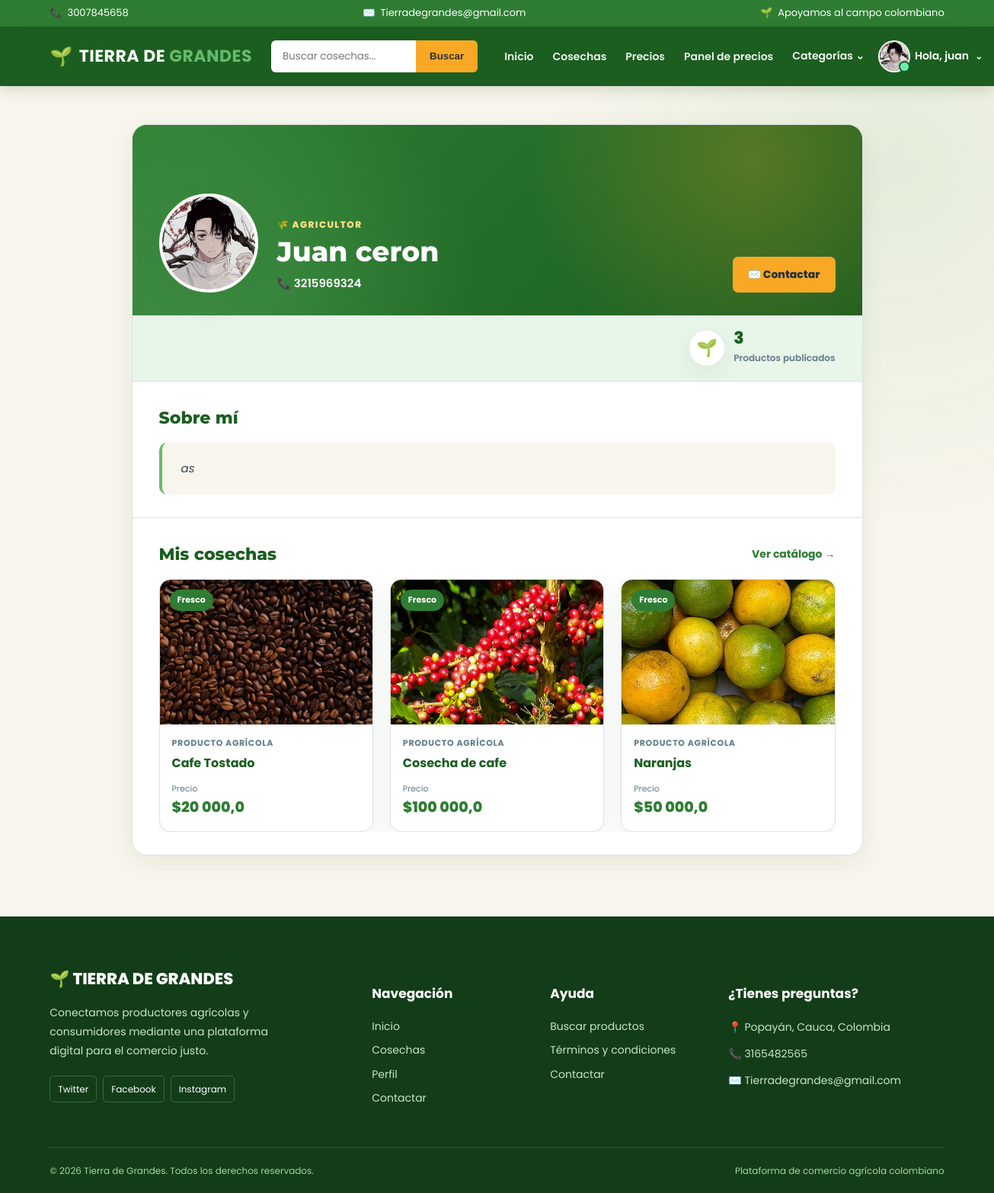
/perfil/ (signed in), run on an earlier commit of the app's database.
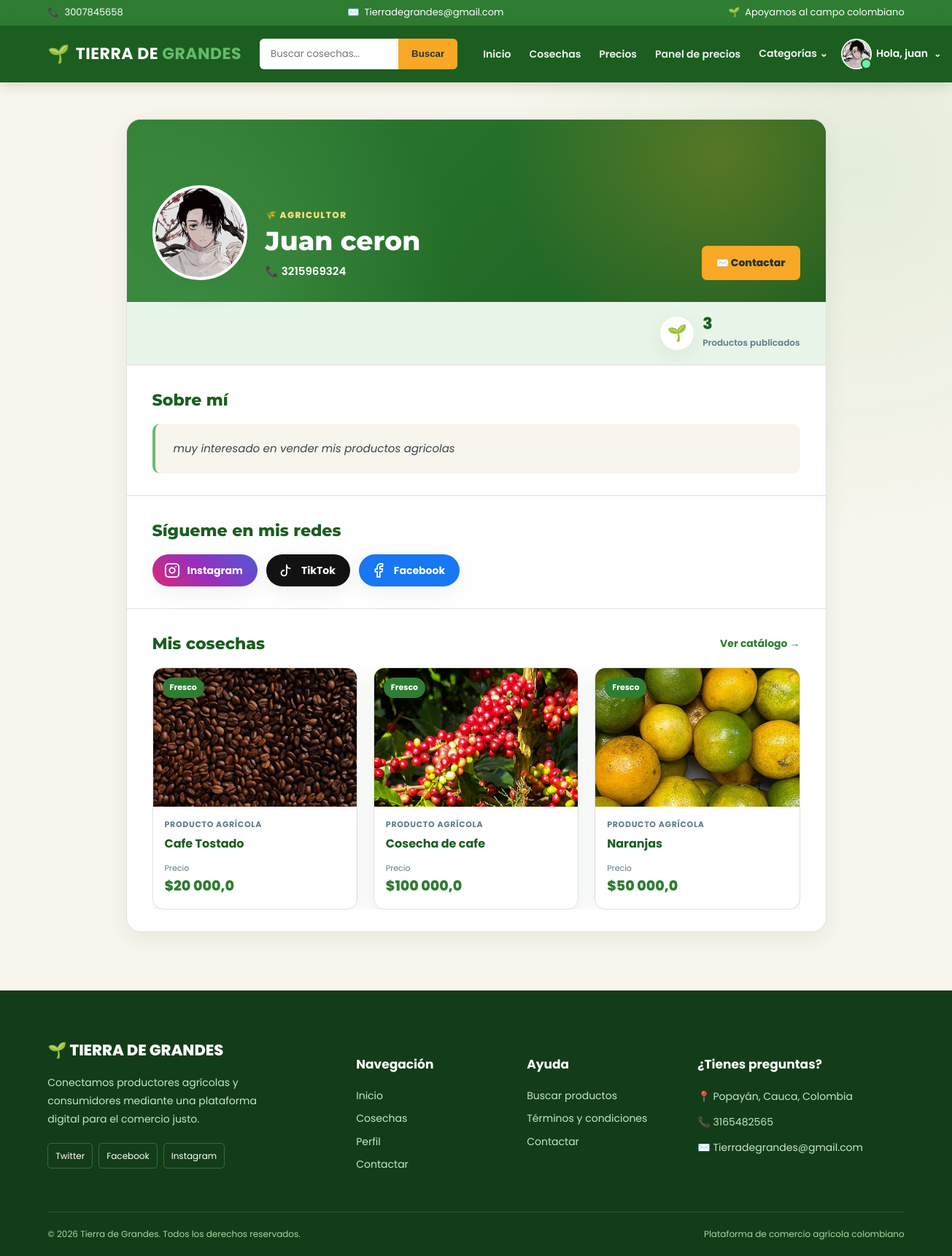
And on a later commit of the database.
### cuentas/models.py (models this page shows, shortened)
class Cuentas (AbstractBaseUser):
    nombres = models.CharField(max_length=50)
    apellidos = models.CharField(max_length=50)
    nombreusuario = models.CharField(max_length=50, unique=True)
    email = models.CharField(max_length=100, unique=True)
    numero_telefono = models.CharField(max_length=50)
    date_joined = models.DateTimeField(auto_now_add=True)
    last_login = models.DateTimeField(auto_now_add=True)
    is_admin = models.BooleanField(default=False)
    is_staff = models.BooleanField(default=False)
    is_active = models.BooleanField(default=False)
    is_superadmin = models.BooleanField(default=False)
    USERNAME_FIELD = 'email'
    REQUIRED_FIELDS = ['nombreusuario', 'nombres', 'apellidos']
    objects = CuentaAdd()
    def full_nombre(self):
        return f'{self.nombres} {self.apellidos}'

class UserPerfil(models.Model):
    user = models.OneToOneField(Cuentas, on_delete=models.CASCADE)
    direccion_linea_1 = models.CharField(blank=True, max_length=100)
    direccion_linea_2 = models.CharField(blank=True, max_length=100)
    image_perfil = models.ImageField(upload_to='userperfil')
    ciudad = models.CharField(blank=True, max_length=20)
    departamento = models.CharField(blank=True, max_length=20)
    descripcion = models.TextField()
    instagram = models.URLField("Instagram", max_length=200, blank=True)
    tiktok = models.URLField("TikTok", max_length=200, blank=True)
    facebook = models.URLField("Facebook", max_length=200, blank=True)

### cuentas/views.py (the view)
# urls.py: path('perfil/', views.perfil, name='perfil'),
def perfil(request, nombreusuario=None):
    if nombreusuario:
        user = get_object_or_404(Cuentas, nombreusuario=nombreusuario)
    elif request.user.is_authenticated:
        user = request.user
    else:
        return redirect('login')
    product = user.product.all()
    return render(request, 'perfil/perfil.html', {'user': user, 'product': product})

### categorias/context_processors.py (called while the page is built)
def menu_links(request):
    links = Categoria.objects.all()
    return dict(links=links)

### categorias/models.py (called while the page is built)
    def get_url(self):
        return reverse('productos_categoria', args=[self.slug])

### productos/models.py (called while the page is built)
    def get_url(self):
        return reverse('detalleproducto', args=[self.categoria.slug, self.slug])

### tiera_de_grandes/templates/perfil/perfil.html (shortened to what the changed rows need)
{% extends 'productos.html' %}
{% load static %}
{% block extra_css %}
    {{ block.super }}
    <link rel="stylesheet" href="{% static 'css/perfil.css' %}">
{% endblock extra_css %}
{% block content %}
<main class="profile-page">
    <div class="container">
        <article class="profile-card">
            <header class="profile-cover">
                <div class="profile-head">
                    <div class="profile-avatar-box">
                        {% if user.userperfil.image_perfil %}
                            <a href="{{ user.userperfil.image_perfil.url }}" class="image-popup">
                                <img src="{{ user.userperfil.image_perfil.url }}"
                                     alt="Foto de {{ user.full_nombre }}"
                                     class="profile-avatar">
                            </a>
                        {% else %}
                            <img src="{% static 'images/default-user.png' %}"
                                 alt="Foto de perfil por defecto"
                                 class="profile-avatar">
                        {% endif %}
                    </div>
                    <div class="profile-identity">
                        <span class="profile-tag">🌾 AGRICULTOR</span>
                        <h1>{{ user.full_nombre|capfirst }}</h1>
                        <p class="profile-phone">
                            <span aria-hidden="true">📞</span>
                            <a href="tel:{{ user.numero_telefono }}">{{ user.numero_telefono }}</a>
                        </p>
                    </div>
                </div>
            </header>
            <section class="profile-stats">
                <div class="profile-stat">
                    <div>
                        <strong>{{ user.product.count }}</strong>
                        <span>Productos publicados</span>
                    </div>
                </div>
            </section>
            <section class="profile-section">
                <h2 class="profile-title">Sobre mí</h2>
                <div class="profile-description">
                    {% if user.userperfil.descripcion %}
                        <p>{{ user.userperfil.descripcion }}</p>
                    {% else %}
                        <p class="profile-muted">Este agricultor aún no ha agregado una descripción.</p>
                    {% endif %}
                </div>
            </section>
            {% with p=user.userperfil %}
                {% if p.instagram or p.tiktok or p.facebook %}
                    <section class="profile-section profile-social">
                        <h2 class="profile-title">Sígueme en mis redes</h2>
                        <ul class="social-list">
                            {% if p.instagram %}
                                <li>
                                    <a href="{{ p.instagram }}"
                                       class="social-btn social-instagram"
                                       target="_blank"
                                       rel="noopener noreferrer nofollow"
                                       aria-label="Instagram de {{ user.full_nombre }} (se abre en una pestaña nueva)">
                                        <svg viewBox="0 0 24 24" width="22" height="22" aria-hidden="true" focusable="false">
                                            <rect x="2" y="2" width="20" height="20" rx="5" ry="5"/>
                                            <path d="M16 11.37A4 4 0 1 1 12.63 8 4 4 0 0 1 16 11.37z"/>
                                            <line x1="17.5" y1="6.5" x2="17.51" y2="6.5"/>
                                        </svg>
                                        <span>Instagram</span>
                                    </a>
                                </li>
                            {% endif %}
                            {% if p.tiktok %}
                                <li>
                                    <a href="{{ p.tiktok }}"
                                       class="social-btn social-tiktok"
                                       target="_blank"
                                       rel="noopener noreferrer nofollow"
                                       aria-label="TikTok de {{ user.full_nombre }} (se abre en una pestaña nueva)">
                                        <svg viewBox="0 0 24 24" width="22" height="22" aria-hidden="true" focusable="false">
                                            <path d="M9 12a4 4 0 1 0 4 4V4a5 5 0 0 0 5 5"/>
                                        </svg>
                                        <span>TikTok</span>
                                    </a>
                                </li>
                            {% endif %}
                            {% if p.facebook %}
                                <li>
                                    <a href="{{ p.facebook }}"
                                       class="social-btn social-facebook"
                                       target="_blank"
                                       rel="noopener noreferrer nofollow"
                                       aria-label="Facebook de {{ user.full_nombre }} (se abre en una pestaña nueva)">
                                        <svg viewBox="0 0 24 24" width="22" height="22" aria-hidden="true" focusable="false">
                                            <path d="M18 2h-3a5 5 0 0 0-5 5v3H7v4h3v8h4v-8h3l1-4h-4V7a1 1 0 0 1 1-1h3z"/>
                                        </svg>
                                        <span>Facebook</span>
                                    </a>
                                </li>
                            {% endif %}
                        </ul>
                    </section>
                {% endif %}
            {% endwith %}
            <section class="profile-section profile-products">
                <div class="profile-section-header">
                    <h2 class="profile-title">Mis cosechas</h2>
                </div>
            </section>
        </article>
    </div>
</main>
{% endblock content %}

### tiera_de_grandes/templates/index.html (shortened to what the changed rows need)
<!DOCTYPE html>
{% load humanize %}
{% load static %}
<html lang="es">
<head>
    <link rel="stylesheet" href="{% static 'css/index.css' %}">
    <link rel="stylesheet" href="{% static 'css/base_extra.css' %}">
    <link rel="stylesheet" href="{% static 'css/login_tdg.css' %}">
    {% block extra_css %}
    {% endblock extra_css %}
</head>
<body>
    <nav class="main-navbar" aria-label="Navegación principal">
        <div class="container">
            <div class="navbar-content">
                <div class="nav-menu">
                    {% if request.user.is_authenticated %}
                        {% with u=request.user %}
                        <div class="nav-dropdown" data-dropdown>
                            <button class="user-button"
                                    type="button"
                                    data-dropdown-toggle
                                    aria-haspopup="true"
                                    aria-expanded="false"
                                    aria-controls="userMenu">
                                <span class="user-avatar" aria-hidden="true">
                                    <span class="user-initial">{{ u.nombres|default:u.nombreusuario|default:"U"|slice:":1"|upper }}</span>
                                    {% if u.userperfil.image_perfil %}
                                        <img src="{{ u.userperfil.image_perfil.url }}"
                                             alt=""
                                             class="user-photo"
                                             onerror="this.remove()">
                                    {% endif %}
                                </span>
                                <span class="user-name">Hola, {{ u.nombres|default:u.nombreusuario|truncatechars:14 }}</span>
                                <span class="dropdown-caret" aria-hidden="true">⌄</span>
                            </button>
                        </div>
                        {% endwith %}
                    {% else %}
                        <a href="{% url 'login' %}" class="nav-link">Iniciar Sesión</a>
                        <a href="{% url 'registrar' %}" class="register-button">Regístrate</a>
                    {% endif %}
                </div>
            </div>
        </div>
    </nav>
    {% block content %}{% endblock content %}
</body>
</html>

What changed in the data, as far as the page shows it:
changed Cuentas "Juan ceron": userperfil.descripcion "as" → "muy interesado en vender mis productos agricolas"
Also different on the page:
text now shown: "Sígueme en mis redes Instagram TikTok Facebook"
